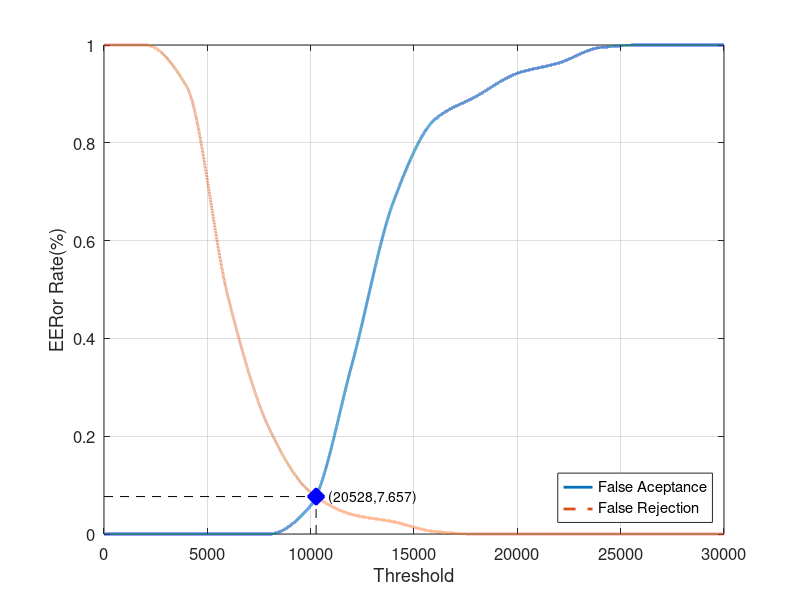
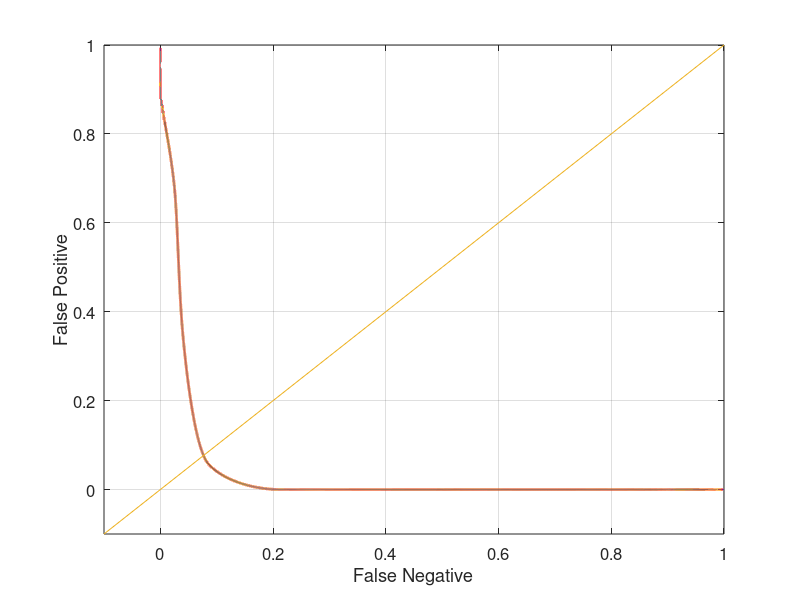

The MATLAB script that drew these images, in order:
close all;
clear;
clc;
x = 0:2000:30000;
xq = 0:0.5:30000;

y0 = [0 0 0 0 0 0.0578947 0.347368 0.678947 0.847368 0.894737 0.942105 0.963158 0.994737 1 1 1]
yy0 = interp1(x, y0, xq, 'pchip');
y1 = [1 1 0.915 0.485 0.215 0.085 0.04 0.025 0.005 0 0 0 0 0 0 0]
yy1 = interp1(x, y1, xq, 'pchip');

% Calculating EER: 
y2 = abs(y0 - y1);
find(y2 == min(y2))
yy2 = abs(yy0 - yy1);
xEER = find(yy2 == min(yy2));
xEERIndex = xq(xEER) % X-axis EER
yEER = yy0(xEER) % Y-axis EER

main = figure
plot(xq, yy0,'-','LineWidth', 2);	hold on
plot(xq, yy1,'--','LineWidth', 2);	hold on
plot([xEERIndex xEERIndex], [0 yEER], 'k--');	hold on
plot([0 xEERIndex], [yEER yEER], 'k--');	hold on
plot(xEERIndex, yEER, 'bx', 'LineWidth', 10);	hold on
text(xEERIndex, yEER,strcat('    (', num2str(xEER), ', ', num2str(yEER * 100), ')'))
legend('False Aceptance', 'False Rejection', 'Location', 'SouthEast')
xlabel('Threshold')
ylabel('EERor Rate(%)')
set(gca, 'FontSize', 12)
axis([0 30000 0 1])
grid on

print(main, 'Database1_4Main', '-dpng');
FNRxFPR = figure('Color', [1 1 1]);
plot(yy1, yy0, '-', yy1, yy0, 'LineWidth', 2);
hold on
y = -0.1:0.1:1
plot(y, y); 
set(gca, 'FontSize', 12)
xlabel('False Negative')
ylabel('False Positive')
axis([-0.1 1 -0.1 1])
set(gca, 'FontSize', 12)
grid on

print(FNRxFPR, 'Database1_4FNRxFPR','-dpng');
